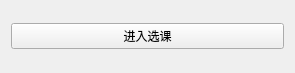
<?xml version="1.0" encoding="UTF-8"?>
<ui version="4.0">
 <class>CellEnter</class>
 <widget class="QWidget" name="CellEnter">
  <property name="geometry">
   <rect>
    <x>0</x>
    <y>0</y>
    <width>295</width>
    <height>73</height>
   </rect>
  </property>
  <property name="windowTitle">
   <string>CellEnter</string>
  </property>
  <layout class="QHBoxLayout" name="horizontalLayout">
   <item>
    <widget class="QPushButton" name="pushButton">
     <property name="text">
      <string>进入选课</string>
     </property>
    </widget>
   </item>
  </layout>
 </widget>
 <layoutdefault spacing="6" margin="11"/>
 <resources/>
 <connections/>
</ui>
